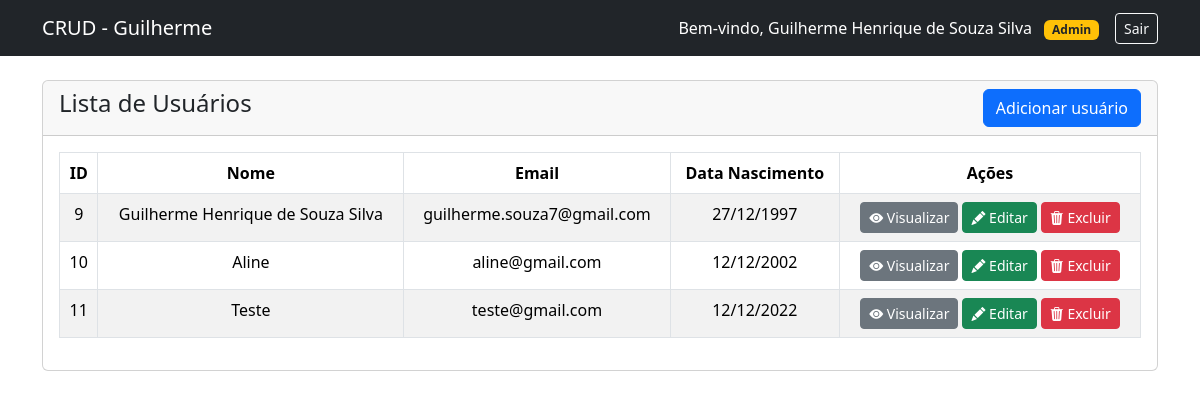
/ (signed in), run on the app's committed database.
### tables this page shows
CREATE TABLE IF NOT EXISTS `usuarios` (
  `id` int(11) NOT NULL AUTO_INCREMENT,
  `nome` varchar(100) NOT NULL,
  `email` varchar(100) NOT NULL,
  `data_nascimento` date NOT NULL,
  `senha` varchar(255) NOT NULL,
  `is_admin` tinyint(1) NOT NULL DEFAULT 0,
  PRIMARY KEY (`id`)
);

### index.php (the view, shortened to what this page needs)
<?php
require 'conexao.php';
?>
<!doctype html>
<html lang="pt-br">
  <head>
    <link href="https://cdn.jsdelivr.net/npm/bootstrap@5.3.3/dist/css/bootstrap.min.css" rel="stylesheet">
    <link rel="stylesheet" href="https://cdn.jsdelivr.net/npm/bootstrap-icons@1.11.3/font/bootstrap-icons.min.css">
  </head>
  <body>
    <?php include('navbar.php'); ?>
    <div class="container mt-4">
      <div class="row">
        <div class="col-md-12">
          <div class="card">
            <div class="card-header">
              <h4> Lista de Usuários
              <?php if (!empty($_SESSION['is_admin']) && $_SESSION['is_admin']): ?>
                <a href="usuario-create.php" class="btn btn-primary float-end">Adicionar usuário</a>
              <?php endif; ?>
              </h4>
            </div>
            <div class="card-body">
              <table class="table table-bordered table-striped text-center">
                <thead>
                  <tr>
                    <th>ID</th>
                    <th>Nome</th>
                    <th>Email</th>
                    <th>Data Nascimento</th>
                    <th>Ações</th>
                  </tr>
                </thead>
                <tbody>
                  <?php
                  $sql = 'SELECT * FROM usuarios';
                  $usuarios = mysqli_query($conexao, $sql);
                  if (mysqli_num_rows($usuarios) > 0) {
                    foreach($usuarios as $usuario) {
                  ?>
                  <tr>
                    <td><?=$usuario['id']?></td>
                    <td><?=$usuario['nome']?></td>
                    <td><?=$usuario['email']?></td>
                    <td><?=date('d/m/Y', strtotime($usuario['data_nascimento']))?></td>
                    <td>
                    <div class="d-flex justify-content-center gap-1 flex-wrap">
                    <a href="usuario-view.php?id=<?= $usuario['id'] ?>" class="btn btn-secondary btn-sm">
                      <span class="bi-eye-fill"></span> Visualizar
                    </a>
                    <?php if (isset($_SESSION['is_admin']) && $_SESSION['is_admin']): ?>
                      <a href="usuario-edit.php?id=<?= $usuario['id'] ?>" class="btn btn-success btn-sm">
                        <span class="bi-pencil-fill"></span> Editar
                      </a>
                      <form action="acoes.php" method="POST" onsubmit="return confirm('Tem certeza que deseja excluir?')" class="d-inline">
                        <button type="submit" name="delete_usuario" value="<?= $usuario['id'] ?>" class="btn btn-danger btn-sm">
                          <span class="bi-trash3-fill"></span> Excluir
                        </button>
                      </form>
                    <?php endif; ?>
                  </div>
                    </td>
                  </tr>
                  <?php
                    }
                  } else {
                    echo '<tr><td colspan="5"><h5>Nenhum usuário encontrado</h5></td></tr>';
                  }
                  ?>
                </tbody>
              </table>
            </div>
          </div>
        </div>
      </div>
    </div>
  </body>
</html>

### navbar.php (shortened to what this page needs)
<nav class="navbar navbar-dark bg-dark">
  <div class="container-md d-flex justify-content-between align-items-center">
    <a class="navbar-brand" href="/CRUD-Pesqueiro/home.php">CRUD - Guilherme</a>
    <div class="d-flex align-items-center">
      <?php if (isset($_SESSION['usuario_id'])): ?>
          <span class="text-white me-3">
            Bem-vindo, <?= htmlspecialchars($_SESSION['usuario_nome']) ?>
            <?php if (!empty($_SESSION['is_admin']) && $_SESSION['is_admin']): ?>
            <span class="badge bg-warning text-dark ms-2">Admin</span>
            <?php endif; ?>
        </span>
        <a href="logout.php" class="btn btn-outline-light btn-sm">Sair</a>
      <?php else: ?>
        <a href="login.php" class="btn btn-outline-light btn-sm">Login</a>
      <?php endif; ?>
    </div>
  </div>
</nav>

### data on the page
usuarios: id "9", nome "Guilherme Henrique de Souza Silva", email "guilherme.souza7@gmail.com", data_nascimento "27/12/1997"
usuarios: id "10", nome "Aline", email "aline@gmail.com", data_nascimento "12/12/2002"
usuarios: id "11", nome "Teste", email "teste@gmail.com", data_nascimento "12/12/2022"

### other printed values
$_SESSION['usuario_nome'] "Guilherme Henrique de Souza Silva"
